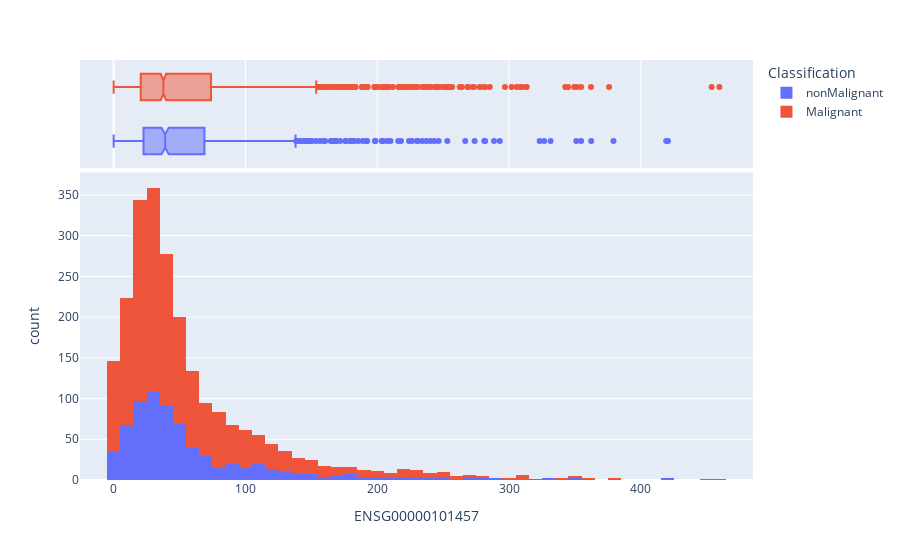

The notebook cell this image was saved under:
### Code cell
fig = px.histogram(df_genes_labels, x=column_gene_name,  color="Classification", marginal="box")
fig.show()

### Figure 1 — Plotly figure (JSON) as saved in the notebook; plotly's stock layout.template omitted (floating-point values rounded to 4 significant figures; data arrays with more than 128 entries replaced by an {"elided": "..."} marker saying what was removed)
{"data": [{"alignmentgroup": "True", "bingroup": "x", "hovertemplate": "Classification=nonMalignant<br>ENSG00000101457=%{x}<br>count=%{y}<extra></extra>", "legendgroup": "nonMalignant", "marker": {"color": "#636efa", "pattern": {"shape": ""}}, "name": "nonMalignant", "offsetgroup": "nonMalignant", "orientation": "v", "showlegend": true, "type": "histogram", "x": {"elided": "701 float values"}, "xaxis": "x", "yaxis": "y"}, {"alignmentgroup": "True", "hovertemplate": "Classification=nonMalignant<br>ENSG00000101457=%{x}<extra></extra>", "legendgroup": "nonMalignant", "marker": {"color": "#636efa"}, "name": "nonMalignant", "notched": true, "offsetgroup": "nonMalignant", "showlegend": false, "type": "box", "x": {"elided": "701 float values"}, "xaxis": "x2", "yaxis": "y2"}, {"alignmentgroup": "True", "bingroup": "x", "hovertemplate": "Classification=Malignant<br>ENSG00000101457=%{x}<br>count=%{y}<extra></extra>", "legendgroup": "Malignant", "marker": {"color": "#EF553B", "pattern": {"shape": ""}}, "name": "Malignant", "offsetgroup": "Malignant", "orientation": "v", "showlegend": true, "type": "histogram", "x": {"elided": "1647 float values"}, "xaxis": "x", "yaxis": "y"}, {"alignmentgroup": "True", "hovertemplate": "Classification=Malignant<br>ENSG00000101457=%{x}<extra></extra>", "legendgroup": "Malignant", "marker": {"color": "#EF553B"}, "name": "Malignant", "notched": true, "offsetgroup": "Malignant", "showlegend": false, "type": "box", "x": {"elided": "1647 float values"}, "xaxis": "x2", "yaxis": "y2"}], "layout": {"barmode": "relative", "legend": {"title": {"text": "Classification"}, "tracegroupgap": 0}, "margin": {"t": 60}, "xaxis": {"anchor": "y", "domain": [0, 1], "title": {"text": "ENSG00000101457"}}, "xaxis2": {"anchor": "y2", "domain": [0, 1], "matches": "x", "showgrid": true, "showticklabels": false}, "yaxis": {"anchor": "x", "domain": [0, 0.7326], "title": {"text": "count"}}, "yaxis2": {"anchor": "x2", "domain": [0.7426, 1], "matches": "y2", "showgrid": false, "showline": false, "showticklabels": false, "ticks": ""}}}
